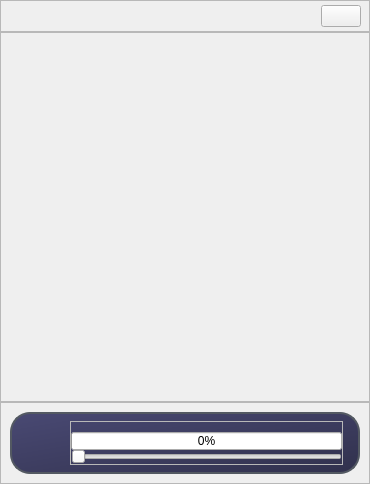
                             <widget class="QWidget" name="vid_widget" native="true">
                              <property name="styleSheet">
                               <string notr="true">QWidget #vid_widget{
background-color: rgb(49, 49, 77);
border-radius:10px;
border: 1px solid;
border-color: rgb(83, 89, 98);
}</string>
                              </property>
                              <layout class="QVBoxLayout" name="verticalLayout_13">
                               <property name="spacing">
                                <number>0</number>
                               </property>
                               <property name="leftMargin">
                                <number>0</number>
                               </property>
                               <property name="topMargin">
                                <number>0</number>
                               </property>
                               <property name="rightMargin">
                                <number>0</number>
                               </property>
                               <property name="bottomMargin">
                                <number>0</number>
                               </property>
                               <item alignment="Qt::AlignTop">
                                <widget class="QFrame" name="frame_6">
                                 <property name="styleSheet">
                                  <string notr="true">QFrame #frame_6{
background-color: qlineargradient(spread:pad, x1:0, y1:0, x2:1, y2:1, stop:0 rgba(35, 39, 46, 255), stop:0.521368 rgba(29, 32, 38, 255));
border-top-left-radius:10px;
border-top-right-radius:10px;
border: 1px solid;
border-color: rgb(83, 89, 98);
border-bottom-color: transparent;
}</string>
                                 </property>
                                 <property name="frameShape">
                                  <enum>QFrame::StyledPanel</enum>
                                 </property>
                                 <property name="frameShadow">
                                  <enum>QFrame::Raised</enum>
                                 </property>
                                 <layout class="QHBoxLayout" name="horizontalLayout_7">
                                  <property name="leftMargin">
                                   <number>12</number>
                                  </property>
                                  <property name="topMargin">
                                   <number>4</number>
                                  </property>
                                  <property name="rightMargin">
                                   <number>8</number>
                                  </property>
                                  <property name="bottomMargin">
                                   <number>4</number>
                                  </property>
                                  <item>
                                   <widget class="QLabel" name="vid_name">
                                    <property name="font">
                                     <font>
                                      <pointsize>9</pointsize>
                                     </font>
                                    </property>
                                    <property name="text">
                                     <string>&lt;html&gt;&lt;head/&gt;&lt;body&gt;&lt;p&gt;&lt;span style=&quot; font-size:10pt; color:#ececec;&quot;/&gt;&lt;/p&gt;&lt;/body&gt;&lt;/html&gt;</string>
                                    </property>
                                   </widget>
                                  </item>
                                  <item alignment="Qt::AlignRight">
                                   <widget class="QPushButton" name="open_vid_btn">
                                    <property name="toolTip">
                                     <string>Open</string>
                                    </property>
                                    <property name="styleSheet">
                                     <string notr="true"/>
                                    </property>
                                    <property name="text">
                                     <string/>
                                    </property>
                                    <property name="icon">
                                     <iconset resource="../rsc.qrc">
                                      <normaloff>:/icons/icons/folder.svg</normaloff>:/icons/icons/folder.svg</iconset>
                                    </property>
                                    <property name="iconSize">
                                     <size>
                                      <width>18</width>
                                      <height>18</height>
                                     </size>
                                    </property>
                                   </widget>
                                  </item>
                                 </layout>
                                </widget>
                               </item>
                               <item>
                                <widget class="QFrame" name="frame_15">
                                 <property name="styleSheet">
                                  <string notr="true">QFrame #frame_15{
background-color: qlineargradient(spread:pad, x1:0, y1:0, x2:1, y2:1, stop:0 rgba(22, 22, 36, 255), stop:0.521368 rgba(19, 19, 30, 255));
border: 1px solid;
border-color: rgb(83, 89, 98);
border-top-color: transparent;
border-bottom-color: transparent;
}</string>
                                 </property>
                                 <property name="frameShape">
                                  <enum>QFrame::StyledPanel</enum>
                                 </property>
                                 <property name="frameShadow">
                                  <enum>QFrame::Raised</enum>
                                 </property>
                                 <layout class="QVBoxLayout" name="verticalLayout_16">
                                  <item>
                                   <widget class="QLabel" name="video_label">
                                    <property name="sizePolicy">
                                     <sizepolicy hsizetype="Expanding" vsizetype="Expanding">
                                      <horstretch>0</horstretch>
                                      <verstretch>0</verstretch>
                                     </sizepolicy>
                                    </property>
                                    <property name="minimumSize">
                                     <size>
                                      <width>350</width>
                                      <height>350</height>
                                     </size>
                                    </property>
                                    <property name="styleSheet">
                                     <string notr="true"/>
                                    </property>
                                    <property name="text">
                                     <string/>
                                    </property>
                                   </widget>
                                  </item>
                                 </layout>
                                </widget>
                               </item>
                               <item>
                                <widget class="QFrame" name="frame_4">
                                 <property name="styleSheet">
                                  <string notr="true">QFrame #frame_4{
background-color: qlineargradient(spread:pad, x1:0, y1:0, x2:1, y2:1, stop:0 rgba(35, 39, 46, 255), stop:0.521368 rgba(29, 32, 38, 255));
border-bottom-left-radius:10px;
border-bottom-right-radius:10px;
border: 1px solid;
border-color: rgb(83, 89, 98);
border-top-color: transparent;
}</string>
                                 </property>
                                 <property name="frameShape">
                                  <enum>QFrame::StyledPanel</enum>
                                 </property>
                                 <property name="frameShadow">
                                  <enum>QFrame::Raised</enum>
                                 </property>
                                 <layout class="QVBoxLayout" name="verticalLayout_15">
                                  <item alignment="Qt::AlignVCenter">
                                   <widget class="QFrame" name="frame_8">
                                    <property name="styleSheet">
                                     <string notr="true">QFrame #frame_8{
background-color: qlineargradient(spread:pad, x1:0, y1:0, x2:1, y2:1, stop:0 rgba(73, 73, 115, 255), stop:0.991368 rgba(49, 49, 77, 255));
border-radius: 20px;
border: 2px solid;
border-color: rgb(83, 89, 98);
}

</string>
                                    </property>
                                    <property name="frameShape">
                                     <enum>QFrame::StyledPanel</enum>
                                    </property>
                                    <property name="frameShadow">
                                     <enum>QFrame::Raised</enum>
                                    </property>
                                    <layout class="QHBoxLayout" name="horizontalLayout_6">
                                     <property name="spacing">
                                      <number>4</number>
                                     </property>
                                     <property name="leftMargin">
                                      <number>8</number>
                                     </property>
                                     <property name="topMargin">
                                      <number>6</number>
                                     </property>
                                     <property name="rightMargin">
                                      <number>15</number>
                                     </property>
                                     <property name="bottomMargin">
                                      <number>6</number>
                                     </property>
                                     <item alignment="Qt::AlignHCenter|Qt::AlignTop">
                                      <widget class="QPushButton" name="video_play_btn">
                                       <property name="minimumSize">
                                        <size>
                                         <width>46</width>
                                         <height>46</height>
                                        </size>
                                       </property>
                                       <property name="toolTip">
                                        <string>Play</string>
                                       </property>
                                       <property name="styleSheet">
                                        <string notr="true">QPushButton{
image: url(:/icons/icons/play-circle.svg);
text-align:center;
padding: 4px 4px;
border-radius: 23px;
}

QPushButton:hover {
    background-color:  #57578a;
}

QPushButton:pressed {	
	background-color:  #7676b2;
    color: rgb(255, 255, 255);
}</string>
                                       </property>
                                       <property name="text">
                                        <string/>
                                       </property>
                                       <property name="iconSize">
                                        <size>
                                         <width>0</width>
                                         <height>0</height>
                                        </size>
                                       </property>
                                      </widget>
                                     </item>
                                     <item alignment="Qt::AlignVCenter">
                                      <widget class="QFrame" name="frame_12">
                                       <property name="frameShape">
                                        <enum>QFrame::StyledPanel</enum>
                                       </property>
                                       <property name="frameShadow">
                                        <enum>QFrame::Raised</enum>
                                       </property>
                                       <layout class="QVBoxLayout" name="verticalLayout_8">
                                        <property name="spacing">
                                         <number>3</number>
                                        </property>
                                        <property name="leftMargin">
                                         <number>0</number>
                                        </property>
                                        <property name="topMargin">
                                         <number>6</number>
                                        </property>
                                        <property name="rightMargin">
                                         <number>0</number>
                                        </property>
                                        <property name="bottomMargin">
                                         <number>0</number>
                                        </property>
                                        <item>
                                         <widget class="QProgressBar" name="video_bar">
                                          <property name="minimumSize">
                                           <size>
                                            <width>0</width>
                                            <height>18</height>
                                           </size>
                                          </property>
                                          <property name="maximumSize">
                                           <size>
                                            <width>16777215</width>
                                            <height>10</height>
                                           </size>
                                          </property>
                                          <property name="styleSheet">
                                           <string notr="true"/>
                                          </property>
                                          <property name="value">
                                           <number>0</number>
                                          </property>
                                         </widget>
                                        </item>
                                        <item>
                                         <widget class="QSlider" name="video_slider">
                                          <property name="minimumSize">
                                           <size>
                                            <width>0</width>
                                            <height>0</height>
                                           </size>
                                          </property>
                                          <property name="styleSheet">
                                           <string notr="true"/>
                                          </property>
                                          <property name="minimum">
                                           <number>0</number>
                                          </property>
                                          <property name="maximum">
                                           <number>100</number>
                                          </property>
                                          <property name="pageStep">
                                           <number>5</number>
                                          </property>
                                          <property name="sliderPosition">
                                           <number>0</number>
                                          </property>
                                          <property name="orientation">
                                           <enum>Qt::Horizontal</enum>
                                          </property>
                                         </widget>
                                        </item>
                                       </layout>
                                      </widget>
                                     </item>
                                    </layout>
                                   </widget>
                                  </item>
                                 </layout>
                                </widget>
                               </item>
                              </layout>
                             </widget>
